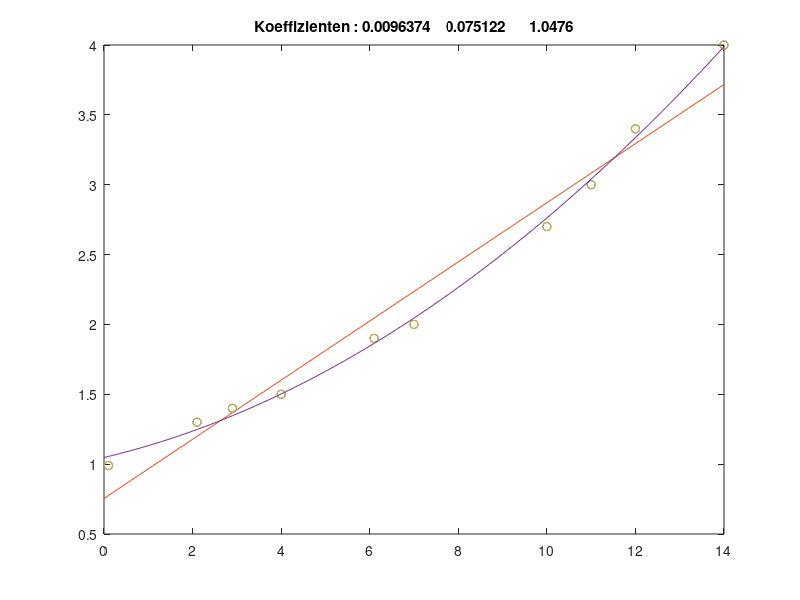

Reproduce this figure in MATLAB.
% Programm zur übung im Skript

load fitdata.dat
xmess = fitdata(:,1);
ymess = fitdata(:,2);
for ord = 1:2
    poly = polyfit(xmess,ymess,ord);
    xI = 0:0.1:14;
    yI = polyval(poly,xI);
    plot(xmess,ymess,'o',xI,yI);
    hold on;
    title(['Koeffizienten : ' num2str(poly)])
end
